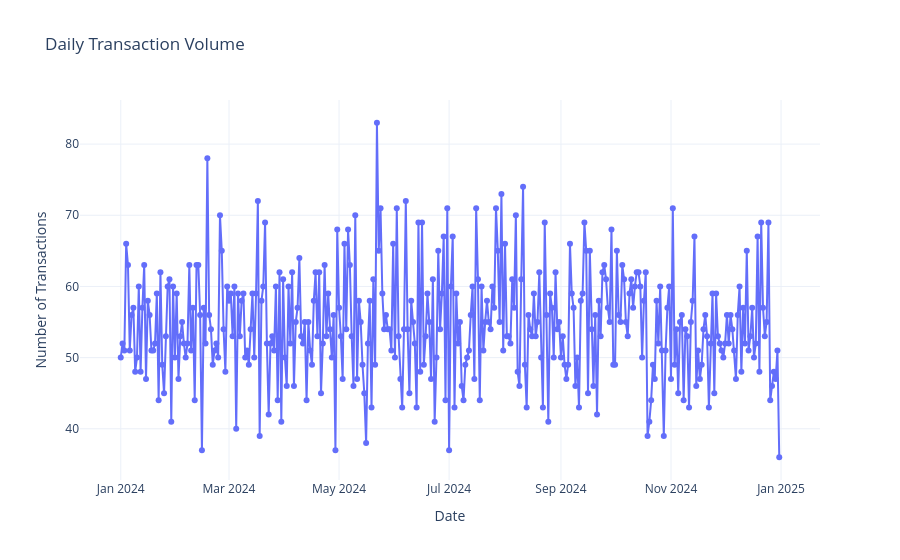

This figure's notebook cell:
### Markdown cell above
### 8.4 Daily Transaction Trends
**Interactive Line Chart**: Zoom in on specific time periods to see daily specific fluctuations.

### Code cell
daily_counts = pdf.groupby("date").size().reset_index(name="count")

fig = px.line(daily_counts, x="date", y="count", markers=True,
              title="Daily Transaction Volume",
              labels={'date': 'Date', 'count': 'Number of Transactions'},
              template="plotly_white")
fig.show()

### Figure 1 — Plotly figure (JSON) as saved in the notebook; plotly's stock layout.template omitted (floating-point values rounded to 4 significant figures; data arrays with more than 128 entries replaced by an {"elided": "..."} marker saying what was removed)
{"data": [{"hovertemplate": "Date=%{x}<br>Number of Transactions=%{y}<extra></extra>", "legendgroup": "", "line": {"color": "#636efa", "dash": "solid"}, "marker": {"symbol": "circle"}, "mode": "lines+markers", "name": "", "orientation": "v", "showlegend": false, "type": "scatter", "x": {"elided": "366 str values"}, "xaxis": "x", "y": {"elided": "366 int values"}, "yaxis": "y"}], "layout": {"legend": {"tracegroupgap": 0}, "title": {"text": "Daily Transaction Volume"}, "xaxis": {"anchor": "y", "domain": [0, 1], "title": {"text": "Date"}}, "yaxis": {"anchor": "x", "domain": [0, 1], "title": {"text": "Number of Transactions"}}}}
